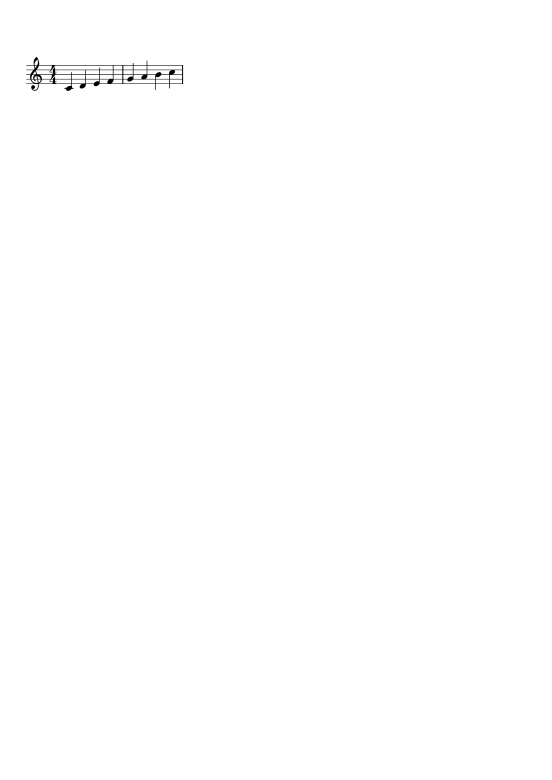
#> input picture fixtures/mono.c_major_scale/input.png, 1654 x 2339 px (shown at 1/3 size)
$ python export_preprocess_refs.py
#> lines starting #> are read from the running program, lines starting #| are printed output that depends on the picture
#!/usr/bin/env python3
# SPDX-License-Identifier: AGPL-3.0-or-later
"""Export small OpenCV reference outputs for the Swift staff-preprocessing port (StaffPreprocessing).

REFERENCE / CROSS-CHECK ONLY (offline tooling, not linked into the app). Writes into
Packages/omr-homr-ios/Tests/OMRHomrIOSTests/Fixtures/staff_preprocess_cv2/:

  src_37x131.png, src_40x130.png   random uint8 gray sources (seeded)
  resize_<src>_to_<W>x<H>.bin      raw uint8 of cv2.resize(src, (W, H)) (INTER_LINEAR, as homr calls it)
  crop_real.png                    real staff crop (ink bbox of fixtures/mono.c_major_scale/input.png)
  canvas_crop_real.png             homr staff_parsing.add_image_into_tr_omr_canvas(crop_real)
  rgb_24x40.png, rgb_24x40.gray.bin  RGB source + cv2.cvtColor(cv2.imread(IMREAD_COLOR), COLOR_BGR2GRAY)
  manifest.json                    cv2 / homr versions

usage: HOMR_ROOT=/workspace/homr-upstream /workspace/homr-venv/bin/python tools/oracle/export_preprocess_refs.py
"""
import json
import os
import subprocess
import sys
from pathlib import Path

import cv2
import numpy as np

REPO = Path(__file__).resolve().parents[2]
OUT = REPO / "Packages/omr-homr-ios/Tests/OMRHomrIOSTests/Fixtures/staff_preprocess_cv2"
HOMR_ROOT = Path(os.environ.get("HOMR_ROOT", "/workspace/homr-upstream"))
sys.path.insert(0, str(HOMR_ROOT))
from homr.staff_parsing import add_image_into_tr_omr_canvas  # noqa: E402

RESIZES = {
    "src_37x131": [(300, 90), (61, 17), (131, 80), (213, 64)],  # up, down, mixed, 213 = 13*16+5 (SIMD tail)
    "src_40x130": [(65, 20)],  # exact 2x down (OpenCV switches to INTER_AREA)
}


def main() -> int:
    OUT.mkdir(parents=True, exist_ok=True)
    rng = np.random.default_rng(20260926)
    srcs = {"src_37x131": rng.integers(0, 256, (37, 131), dtype=np.uint8),
            "src_40x130": rng.integers(0, 256, (40, 130), dtype=np.uint8)}
    for name, img in srcs.items():
        cv2.imwrite(str(OUT / f"{name}.png"), img)
        for w, h in RESIZES[name]:
            (OUT / f"resize_{name}_to_{w}x{h}.bin").write_bytes(cv2.resize(img, (w, h)).tobytes())
#> this loop made 2 passes
#> pass 1, in main, `cv2.imwrite(str(OUT / f"{name}.png"), img)`:
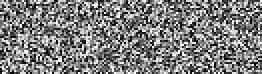
#> saved as src_37x131.png: shape (37, 131) (shown 2 times larger); min 0, max 255, mean 126.4
#> pass 2, in main, `cv2.imwrite(str(OUT / f"{name}.png"), img)`:
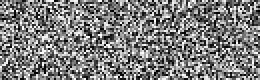
#> saved as src_40x130.png: shape (40, 130) (shown 2 times larger); min 0, max 255, mean 125.5

    page = cv2.cvtColor(cv2.imread(str(REPO / "fixtures/mono.c_major_scale/input.png")), cv2.COLOR_BGR2GRAY)
#> page: shape (2339, 1654); min 0, max 255, mean 254.5
    ys, xs = np.where(page < 128)
#> ys = 8211 values from 171 to 272; xs = 8211 values, max 548 at index 712, min 79 at index 243, mean 297.4
    crop = np.ascontiguousarray(page[max(0, ys.min() - 40):ys.max() + 40, max(0, xs.min() - 20):xs.max() + 20])
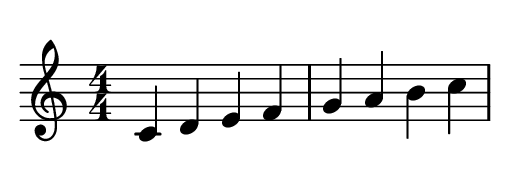
#> crop: shape (181, 509); min 0, max 255, mean 233.8
    cv2.imwrite(str(OUT / "crop_real.png"), crop)
    cv2.imwrite(str(OUT / "canvas_crop_real.png"), add_image_into_tr_omr_canvas(crop))
#> (this line was passed over: homr is not available in this run)

    rgb = rng.integers(0, 256, (24, 40, 3), dtype=np.uint8)
    cv2.imwrite(str(OUT / "rgb_24x40.png"), rgb)
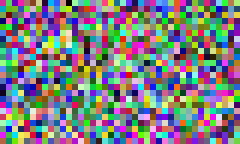
#> saved as rgb_24x40.png: shape (24, 40, 3) (shown 6 times larger); mean B, G, R 128.6, 125.8, 124.2
    gray = cv2.cvtColor(cv2.imread(str(OUT / "rgb_24x40.png"), cv2.IMREAD_COLOR), cv2.COLOR_BGR2GRAY)
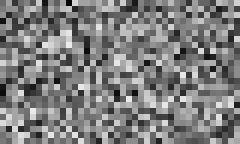
#> gray: shape (24, 40) (shown 6 times larger); min 3, max 236, mean 125.7
    (OUT / "rgb_24x40.gray.bin").write_bytes(gray.tobytes())

    commit = subprocess.run(["git", "-C", str(HOMR_ROOT), "rev-parse", "HEAD"], capture_output=True, text=True).stdout.strip()
    (OUT / "manifest.json").write_text(json.dumps({
        "generator": "tools/oracle/export_preprocess_refs.py",
        "opencv": cv2.__version__, "numpy": np.__version__, "homr_commit": commit,
        "crop_real_shape": list(crop.shape), "resizes": {k: v for k, v in RESIZES.items()},
    }, indent=2) + "\n")
    print(f"wrote {OUT}", file=sys.stderr)
    return 0


if __name__ == "__main__":
    sys.exit(main())
#> (the call stopped at in main, `commit = subprocess.run(["git", "-C", str(HOMR_ROOT), "rev-parse", "HE..`: subprocess is not available in this run)
